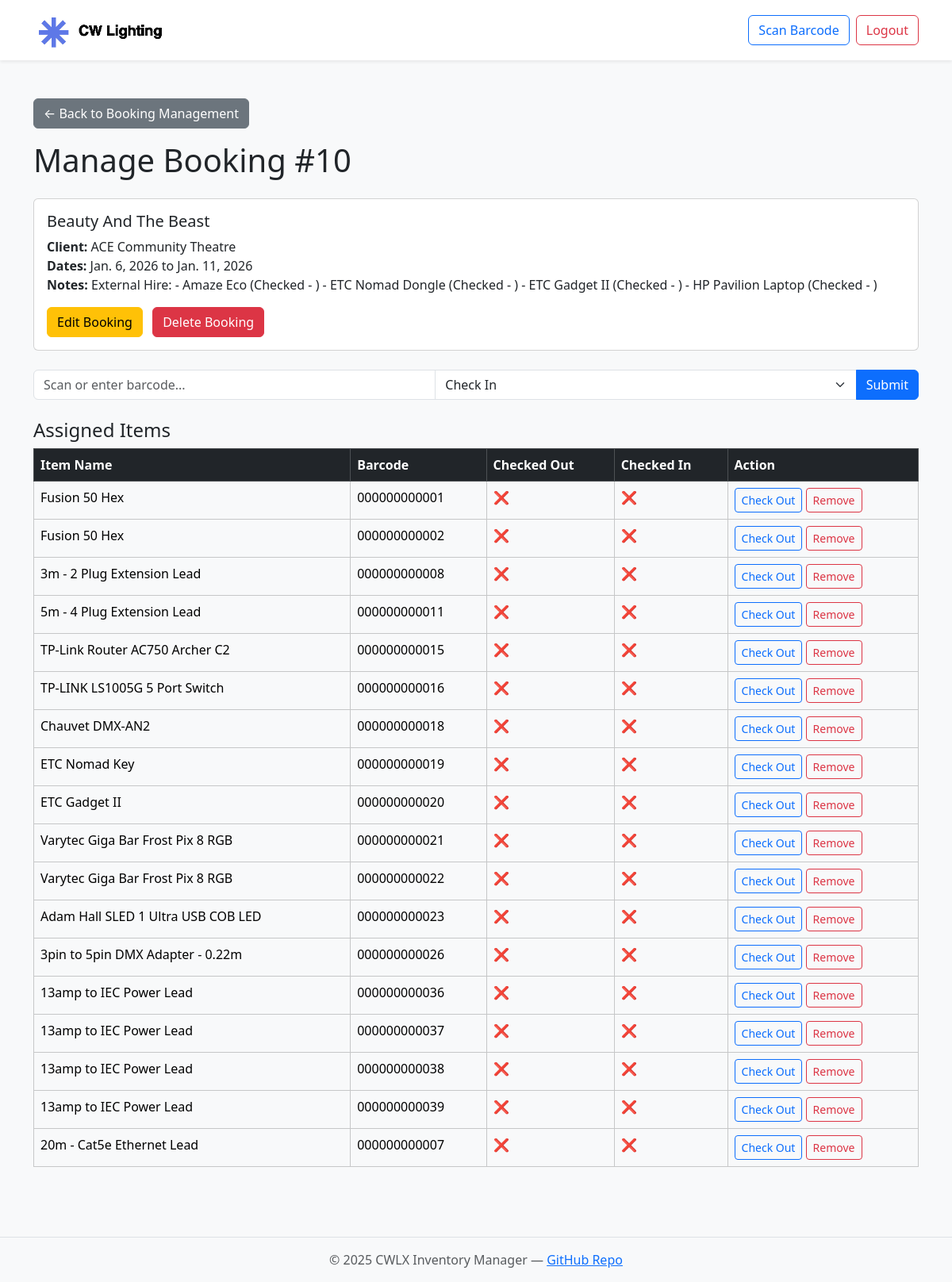
The page /bookings/bookings/10/check-in/ (signed in) on the database its author committed.
### bookings/models.py (models this page shows, shortened)
class Booking(models.Model):
    client = models.ForeignKey(Client, on_delete=models.CASCADE)
    event_name = models.CharField(max_length=100)
    start_date = models.DateField()
    end_date = models.DateField()
    notes = models.TextField(blank=True)

class Client(models.Model):
    name = models.CharField(max_length=255)
    email = models.EmailField(blank=True, null=True)
    phone = models.CharField(max_length=50, blank=True, null=True)
    notes = models.TextField(blank=True, null=True)
    def __str__(self):
        return self.name

class AssignedItem(models.Model):
    booking = models.ForeignKey(Booking, on_delete=models.CASCADE)
    inventory_item = models.ForeignKey(InventoryItem, on_delete=models.CASCADE)
    checked_out = models.BooleanField(default=False)
    checked_in = models.BooleanField(default=False)
    class Meta:
        unique_together = ("booking", "inventory_item")

### inventory/models.py (models this page shows, shortened)
class InventoryItem(models.Model):
    product = models.ForeignKey(Product, on_delete=models.CASCADE, related_name='items')
    barcode = models.CharField(max_length=100, unique=True)
    serial_number = models.CharField(max_length=100, blank=True, null=True)
    is_available = models.BooleanField(default=True)
    notes = models.TextField(blank=True, null=True)  # <-- Add this line

class Product(models.Model):
    name = models.CharField(max_length=100)
    category = models.ForeignKey(Category, on_delete=models.CASCADE)
    description = models.TextField(blank=True)

### bookings/views.py (the view, shortened to what this page needs)
# urls.py: path('bookings/<int:booking_id>/check-in/', views.check_in, name='check_in'),
def check_in(request, booking_id):
    booking = get_object_or_404(Booking, id=booking_id)
    assigned_items = AssignedItem.objects.filter(booking=booking)
    overlapping_bookings = Booking.objects.filter(
        Q(start_date__lt=booking.end_date) & Q(end_date__gt=booking.start_date)
    ).exclude(pk=booking.pk)
    booked_item_ids = AssignedItem.objects.filter(
        booking__in=overlapping_bookings
    ).values_list('inventory_item_id', flat=True)
    already_assigned_ids = assigned_items.values_list('inventory_item_id', flat=True)
    available_items = InventoryItem.objects.filter(is_available=True).exclude(
        id__in=booked_item_ids
    ).exclude(
        id__in=already_assigned_ids
    )
    return render(request, 'bookings/check_in.html', {
        'booking': booking,
        'assigned_items': assigned_items,
        'available_items': available_items
    })

### bookings/templates/bookings/check_in.html (shortened to what this page needs)
{% extends "base.html" %}
{% block content %}
<a href="{% url 'bookings:manage_booking' booking.id %}" class="btn btn-secondary mb-3">&larr; Back to Booking Management</a>
<h1 class="mb-4">Manage Booking #{{ booking.id }}</h1>
<div class="card mb-4">
  <div class="card-body">
    <h5 class="card-title">{{ booking.event_name }}</h5>
    <p class="card-text">
      <strong>Client:</strong> {{ booking.client }}<br>
      <strong>Dates:</strong> {{ booking.start_date }} to {{ booking.end_date }}<br>
      {% if booking.notes %}
        <strong>Notes:</strong> {{ booking.notes }}<br>
      {% endif %}
    </p>
    <a href="{% url 'bookings:edit_booking' booking.id %}" class="btn btn-warning me-2">Edit Booking</a>
    <form method="post" action="{% url 'bookings:delete_booking' booking.id %}" onsubmit="return confirm('Are you sure you want to delete this booking? This cannot be undone.');" class="mt-2 d-inline">
      <button type="submit" class="btn btn-danger">Delete Booking</button>
    </form>
  </div>
</div>
<form method="POST" class="mb-4">
  <div class="input-group mb-3">
    <input type="text" name="barcode" class="form-control" placeholder="Scan or enter barcode..." autofocus>
    <select name="action" class="form-select">
      <option value="check_in">Check In</option>
    </select>
    <button type="submit" class="btn btn-primary">Submit</button>
  </div>
</form>
<h4>Assigned Items</h4>
<form method="POST">
  <table class="table table-bordered table-hover">
    <thead class="table-dark">
      <tr>
        <th>Item Name</th>
        <th>Barcode</th>
        <th>Checked Out</th>
        <th>Checked In</th>
        <th>Action</th>
      </tr>
    </thead>
    <tbody>
      {% for assigned in assigned_items %}
      <tr class="{% if assigned.checked_in %}table-success{% elif assigned.checked_out %}table-warning{% else %}table-light{% endif %}">
        <td>{{ assigned.inventory_item.product.name }}</td>
        <td>{{ assigned.inventory_item.barcode }}</td>
        <td>{{ assigned.checked_out|yesno:"✅,❌" }}</td>
        <td>{{ assigned.checked_in|yesno:"✅,❌" }}</td>
        <td>
          {% if not assigned.checked_out %}
          <form method="post" style="display:inline;">
            <button type="submit" class="btn btn-sm btn-outline-primary">Check Out</button>
          </form>
          {% endif %}
          <form method="post" style="display:inline;">
            <button type="submit" class="btn btn-sm btn-outline-danger">Remove</button>
          </form>
        </td>
      </tr>
      {% endfor %}
    </tbody>
  </table>
</form>
<link href="https://cdn.jsdelivr.net/npm/select2@4.1.0-rc.0/dist/css/select2.min.css" rel="stylesheet" />
{% endblock %}

### rows shown on the page
Booking: id "10", event_name "Beauty And The Beast", client "ACE Community Theatre", start_date "Jan. 6, 2026", end_date "Jan. 11, 2026", notes "External Hire: - Amaze Eco (Checked - ) - ETC Nomad Dongle (Checked - ) - ETC Gadget II (Checked - ) - HP Pavilion Laptop (Checked - )"
AssignedItem: inventory_item.product.name "Fusion 50 Hex", inventory_item.barcode "000000000001", checked_out "❌", checked_in "❌"
AssignedItem: inventory_item.product.name "Fusion 50 Hex", inventory_item.barcode "000000000002", checked_out "❌", checked_in "❌"
AssignedItem: inventory_item.product.name "3m - 2 Plug Extension Lead", inventory_item.barcode "000000000008", checked_out "❌", checked_in "❌"
AssignedItem: inventory_item.product.name "5m - 4 Plug Extension Lead", inventory_item.barcode "000000000011", checked_out "❌", checked_in "❌"
AssignedItem: inventory_item.product.name "TP-Link Router AC750 Archer C2", inventory_item.barcode "000000000015", checked_out "❌", checked_in "❌"
AssignedItem: inventory_item.product.name "TP-LINK LS1005G 5 Port Switch", inventory_item.barcode "000000000016", checked_out "❌", checked_in "❌"
AssignedItem: inventory_item.product.name "Chauvet DMX-AN2", inventory_item.barcode "000000000018", checked_out "❌", checked_in "❌"
AssignedItem: inventory_item.product.name "ETC Nomad Key", inventory_item.barcode "000000000019", checked_out "❌", checked_in "❌"
AssignedItem: inventory_item.product.name "ETC Gadget II", inventory_item.barcode "000000000020", checked_out "❌", checked_in "❌"
AssignedItem: inventory_item.product.name "Varytec Giga Bar Frost Pix 8 RGB", inventory_item.barcode "000000000021", checked_out "❌", checked_in "❌"
AssignedItem: inventory_item.product.name "Varytec Giga Bar Frost Pix 8 RGB", inventory_item.barcode "000000000022", checked_out "❌", checked_in "❌"
AssignedItem: inventory_item.product.name "Adam Hall SLED 1 Ultra USB COB LED", inventory_item.barcode "000000000023", checked_out "❌", checked_in "❌"
AssignedItem: inventory_item.product.name "3pin to 5pin DMX Adapter - 0.22m", inventory_item.barcode "000000000026", checked_out "❌", checked_in "❌"
AssignedItem: inventory_item.product.name "13amp to IEC Power Lead", inventory_item.barcode "000000000036", checked_out "❌", checked_in "❌"
AssignedItem: inventory_item.product.name "13amp to IEC Power Lead", inventory_item.barcode "000000000037", checked_out "❌", checked_in "❌"
AssignedItem: inventory_item.product.name "13amp to IEC Power Lead", inventory_item.barcode "000000000038", checked_out "❌", checked_in "❌"
AssignedItem: inventory_item.product.name "13amp to IEC Power Lead", inventory_item.barcode "000000000039", checked_out "❌", checked_in "❌"
AssignedItem: inventory_item.product.name "20m - Cat5e Ethernet Lead", inventory_item.barcode "000000000007", checked_out "❌", checked_in "❌"
